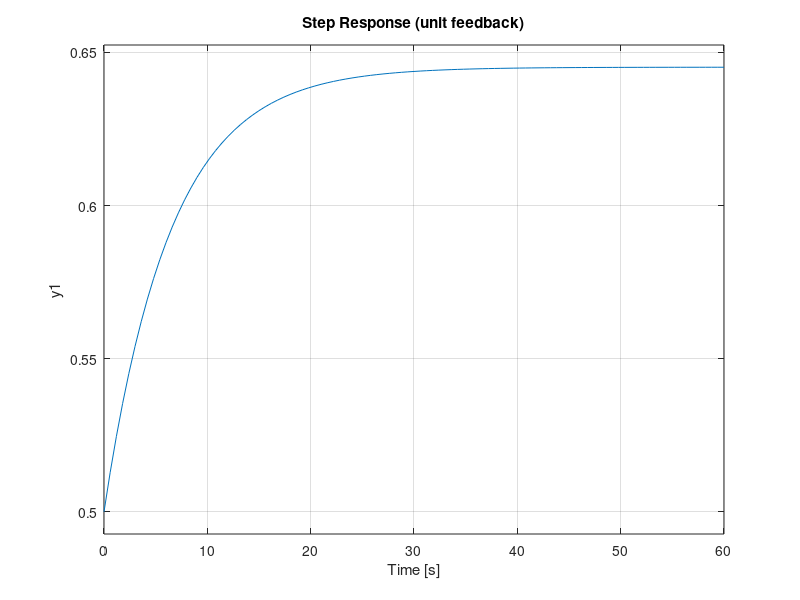

Write the MATLAB code that produced this figure.

%Author :Joshua muthenya Wambua
%date: 26/10/2025.

%% lag_compensator.m
% Improves steady-state accuracy but slows down the response

clear; close all; clc;
s = tf('s');

% Example lag compensator: C(s) = (s+0.2)/(s+0.11)
C = (s + 0.2) / (s + 0.11);

figure('Name','Lag Compensator');
subplot(1,2,1);
bode(C); grid on;
title('Bode Plot - Lag Compensator');

subplot(1,2,2);
step(C/(1+C)); grid on;
title('Step Response (unit feedback)');

disp('Lag Compensator: increases low-frequency gain (accuracy) but slows transient response.');
